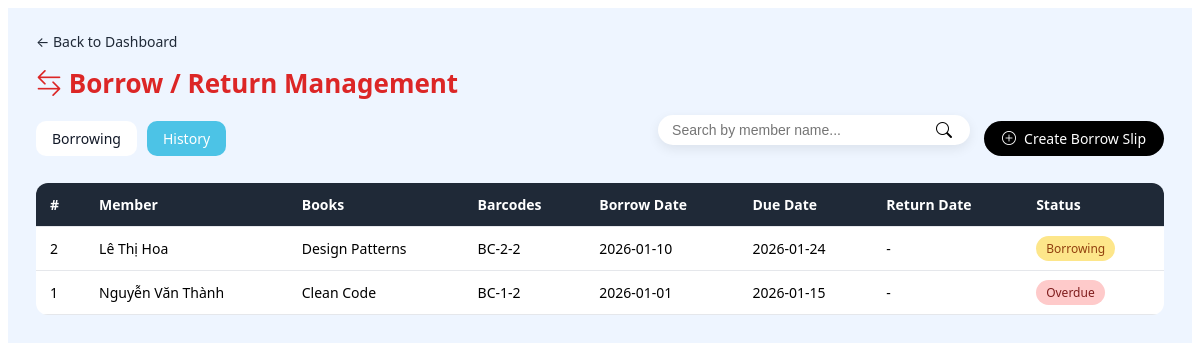
The app's page /borrow/history (signed in), older data.
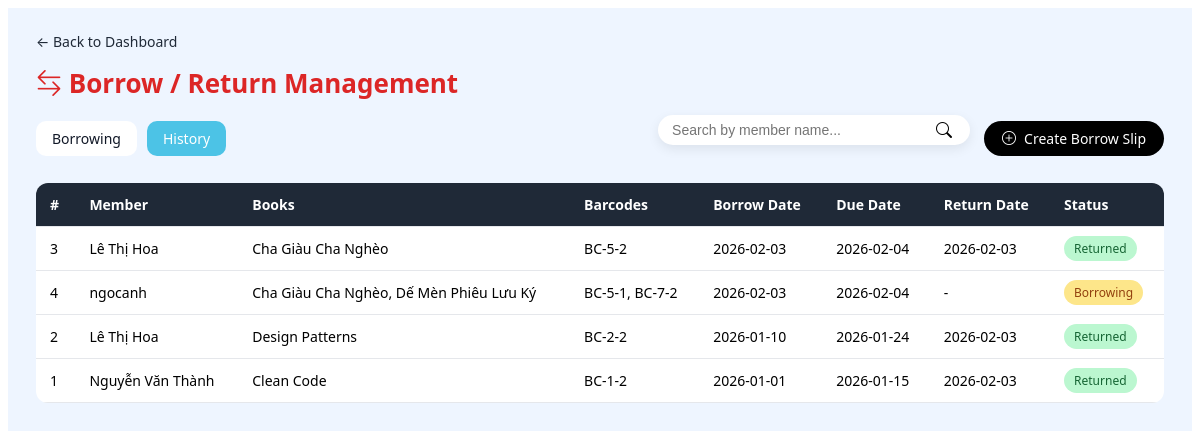
The same page, newer data.
### tables this page shows
CREATE TABLE `borrow_records` (
  `borrow_id` int(11) NOT NULL,
  `user_id` int(11) DEFAULT NULL,
  `borrow_date` date NOT NULL,
  `due_date` date NOT NULL,
  `return_date` date DEFAULT NULL,
  `status` enum('borrowed','returned','overdue') DEFAULT 'borrowed'
);

CREATE TABLE `users` (
  `user_id` int(11) NOT NULL,
  `username` varchar(255) NOT NULL,
  `password` varchar(255) NOT NULL,
  `full_name` varchar(150) DEFAULT NULL,
  `email` varchar(150) NOT NULL,
  `role` enum('admin','member') DEFAULT 'member',
  `status` enum('active','locked') DEFAULT 'active'
);

### app/core/Controller.php (called while the page is built, shortened)
<?php
class Controller
{
    protected function model($model)
    {
        $modelPath = __DIR__ . '/../models/' . $model . '.php';
        return new $model();
    }
    protected function view($view, $data = [])
    {
        extract($data);
        $viewPath = __DIR__ . '/../views/' . $view . '.php';
        require_once $viewPath;
    }
}

### app/controllers/BorrowController.php (called while the page is built, shortened)
<?php
class BorrowController extends Controller
{
    public function history()
    {
        $borrowModel = $this->model('BorrowRecord');
        $keyword = $_GET['keyword'] ?? '';
        $page = (int) ($_GET['page'] ?? 1);
        $page = max(1, $page);
        $limit = 10;
        if (!empty($keyword)) {
            $borrows = $borrowModel->searchHistoryByMemberName($keyword, $page, $limit);
            $total = $borrowModel->countSearchHistoryByMemberName($keyword);
        } else {
            $borrows = $borrowModel->getAllBorrowHistory($page, $limit);
            $total = $borrowModel->countAllBorrowHistory();
        }
        $totalPages = ceil($total / $limit);
        $this->view('admin/history', [
            'borrows' => $borrows,
            'keyword' => $keyword,
            'page' => $page,
            'totalPages' => $totalPages,
            'total' => $total,
            'limit' => $limit
        ]);
    }
}

### app/core/Router.php (called while the page is built, shortened)
<?php
class Router
{
    public function run()
    {
        $requestUri = parse_url($_SERVER['REQUEST_URI'], PHP_URL_PATH);
        if (strpos($requestUri, '/public/') !== false) {
            $requestUri = substr($requestUri, strpos($requestUri, '/public/') + 8);
        } elseif (substr($requestUri, -7) === '/public') {
            $requestUri = '';
        } else {
            $requestUri = trim($requestUri, '/');
        }
        $requestUri = trim($requestUri, '/');
        $requestUri = preg_replace('/\.php$/', '', $requestUri);
        $requestUri = preg_replace('/^index\/?/', '', $requestUri);
        $parts = !empty($requestUri) ? explode('/', $requestUri) : [];
        $parts = array_filter($parts, fn($p) => !empty($p));
        $parts = array_values($parts);
        $method = !empty($parts[1]) ? $parts[1] : 'index';
        $params = array_slice($parts, 2);
        $controller = new $controllerName();
        call_user_func_array([$controller, $method], $params);
    }
}

### public/index.php (called while the page is built, shortened)
<?php
require_once __DIR__ . '/../app/config/database.php';
require_once __DIR__ . '/../app/core/Router.php';
require_once __DIR__ . '/../app/core/Controller.php';
require_once __DIR__ . '/../app/core/Model.php';
$router = new Router();
$router->run();

### app/core/Model.php (called while the page is built, shortened)
<?php
class Model {
    public function __construct() {
        $database = new Database();
        $this->db = $database->connect();
    }
}

### app/config/database.php (called while the page is built, shortened)
<?php
class Database {
    private $host = 'localhost';
    private $db_name = 'library_management';
    private $username = 'root';
    private $password = '';
    private $conn;
    public function connect() {
        try {
            $this->conn = new PDO(
                "mysql:host={$this->host};dbname={$this->db_name};charset=utf8",
                $this->username,
                $this->password
            );
            $this->conn->setAttribute(PDO::ATTR_ERRMODE, PDO::ERRMODE_EXCEPTION);
        } catch (PDOException $e) {
            die('Database connection failed: ' . $e->getMessage());
        }
        return $this->conn;
    }
}

### app/models/BorrowRecord.php (called while the page is built, shortened)
<?php
class BorrowRecord extends Model
{
    public function getAllBorrowHistory($page = 1, $limit = 10)
    {
        $offset = ($page - 1) * $limit;
        $sql = "SELECT
                br.borrow_id,
                u.full_name,
                GROUP_CONCAT(DISTINCT b.title SEPARATOR ', ') as titles,
                GROUP_CONCAT(DISTINCT bc.barcode SEPARATOR ', ') as barcodes,
                br.borrow_date,
                br.due_date,
                br.return_date,
                br.status
            FROM borrow_records br
            JOIN users u ON br.user_id = u.user_id
            LEFT JOIN borrow_records_book_copies brbc ON br.borrow_id = brbc.borrow_id
            LEFT JOIN book_copies bc ON brbc.book_copy_id = bc.book_copy_id
            LEFT JOIN books b ON bc.book_id = b.book_id
            GROUP BY br.borrow_id, u.full_name, br.borrow_date, br.due_date, br.return_date, br.status
            ORDER BY br.borrow_date DESC
            LIMIT " . intval($limit) . " OFFSET " . intval($offset);
        $stmt = $this->db->prepare($sql);
        $stmt->execute();
        return $stmt->fetchAll(PDO::FETCH_ASSOC);
    }
}

### app/views/admin/history.php (the view, shortened to what the changed rows need)
<link rel="stylesheet" href="<?= BASE_URL ?>/assets/css/admin-borrow.css">
<link rel="stylesheet" href="https://cdn.jsdelivr.net/npm/bootstrap-icons@1.11.3/font/bootstrap-icons.css">
<div class="borrow-container">
    <div class="borrow-header">
        <div class="borrow-title">
            <h2>
                <i class="bi bi-arrow-left-right"></i>
                Borrow / Return Management
            </h2>
        </div>
    </div>
    <table class="borrow-table">
        <thead>
            <tr>
                <th>#</th>
                <th>Member</th>
                <th>Books</th>
                <th>Barcodes</th>
                <th>Borrow Date</th>
                <th>Due Date</th>
                <th>Return Date</th>
                <th>Status</th>
            </tr>
        </thead>
        <tbody>
            <?php foreach ($borrows as $b): ?>
            <tr>
                <td><?= $b['borrow_id'] ?></td>
                <td><?= htmlspecialchars($b['full_name']) ?></td>
                <td><?= htmlspecialchars($b['titles']) ?></td>
                <td><?= htmlspecialchars($b['barcodes']) ?></td>
                <td><?= $b['borrow_date'] ?></td>
                <td><?= $b['due_date'] ?></td>
                <td><?= $b['return_date'] ?? '-' ?></td>
                <td>
                    <?php if ($b['status'] === 'returned'): ?>
                    <span class="badge badge-success">Returned</span>
                    <?php elseif ($b['status'] === 'overdue'): ?>
                    <span class="badge badge-danger">Overdue</span>
                    <?php else: ?>
                    <span class="badge badge-warning">Borrowing</span>
                    <?php endif; ?>
                </td>
            </tr>
            <?php endforeach; ?>
        </tbody>
    </table>
</div>

Row changes from the older to the newer data that the page shows:
added borrow_records: borrow_id "3", user.full_name "Lê Thị Hoa", titles "Cha Giàu Cha Nghèo", barcodes "BC-5-2", borrow_date "2026-02-03", due_date "2026-02-04", return_date "2026-02-03", status "Returned"
added borrow_records: borrow_id "4", user.full_name "ngocanh", titles "Cha Giàu Cha Nghèo, Dế Mèn Phiêu Lưu Ký", barcodes "BC-5-1, BC-7-2", borrow_date "2026-02-03", due_date "2026-02-04", return_date "-", status "Borrowing"
changed borrow_records id 2: return_date "-" → "2026-02-03"; status "Borrowing" → "Returned"
changed borrow_records "Nguyễn Văn Thành": return_date "-" → "2026-02-03"; status "Overdue" → "Returned"
